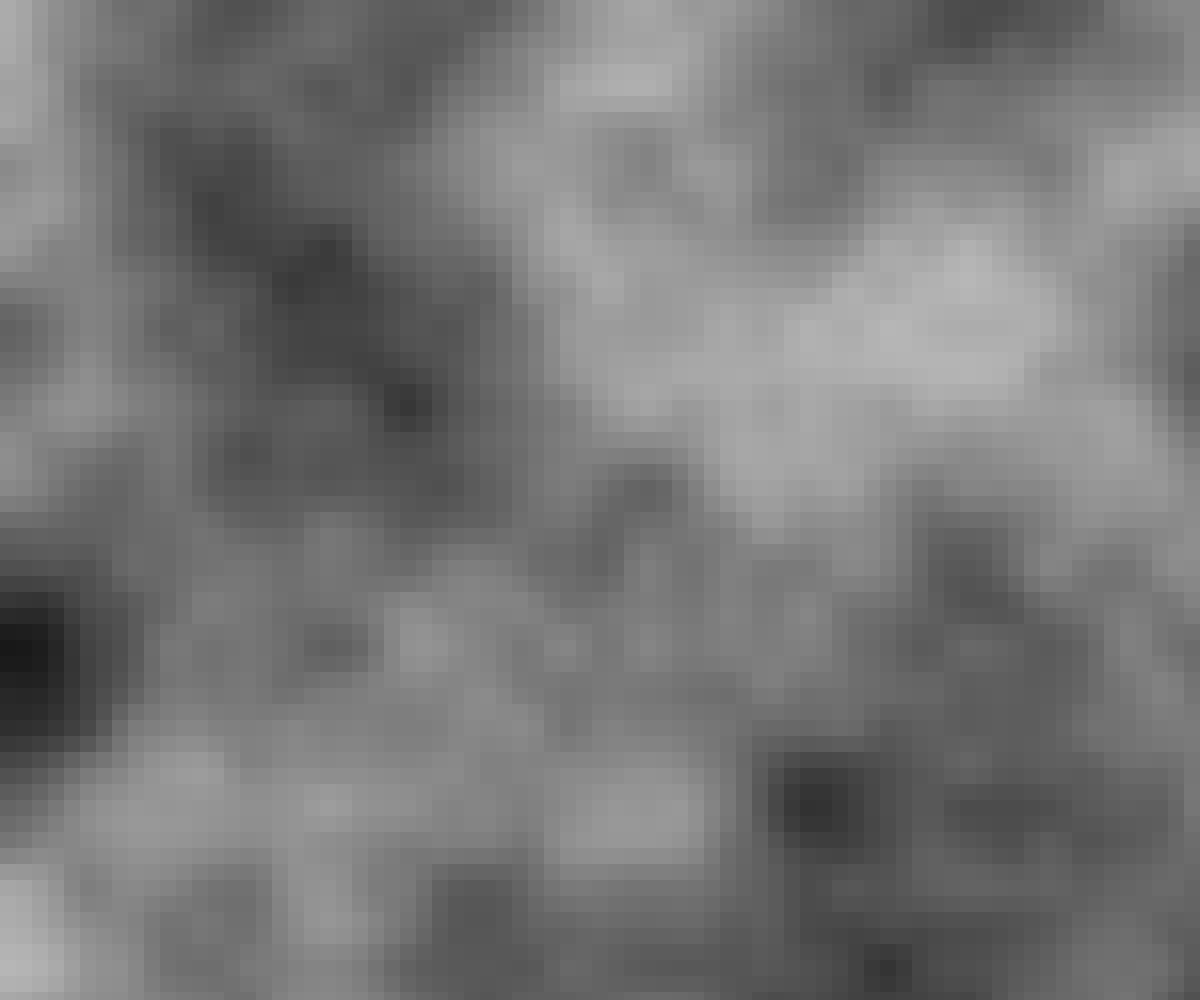
Frame 1 (no input)
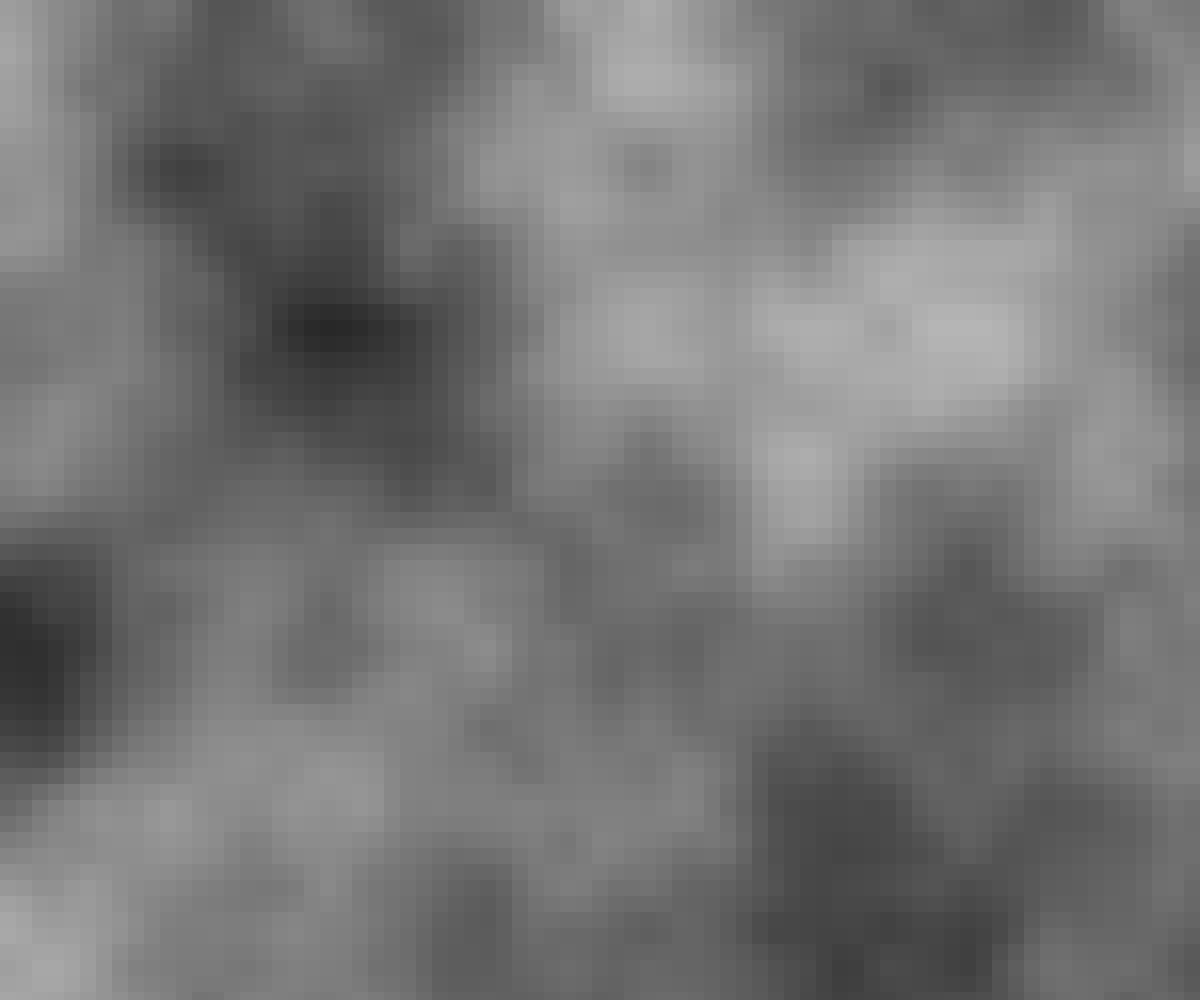
Frame 60 (no input)
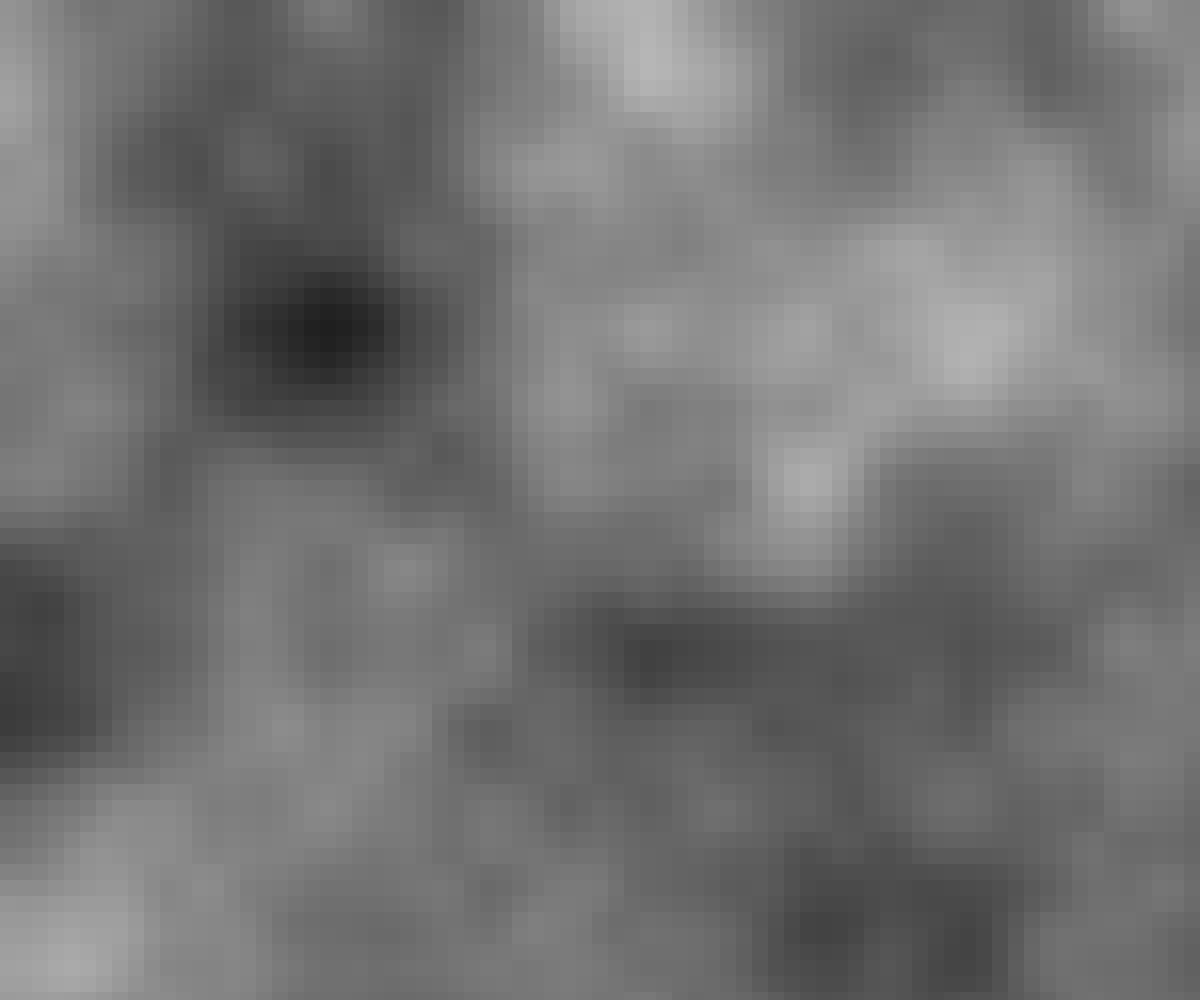
Frame 120 (the mouse pressed at the canvas centre since frame 60)

The p5.js sketch that drew these frames (run headless with seeded random() and noise() and a simulated clock; from frame 60 on, the mouse is pressed at the canvas centre):

// p5.js sketch
// ── sketch.js
let gridDim = 16;

function setup() {
  createCanvas(windowWidth, windowHeight);
  noStroke();
}

function draw() {
  for (let x = 0; x < width; x += gridDim) {
    for (let y = 0; y < height; y += gridDim) {
      let mc = 255 * noise(x / 320, y / 320, frameCount / 400);
      fill(mc);
      rect(x, y, gridDim);
    }
  }
}
